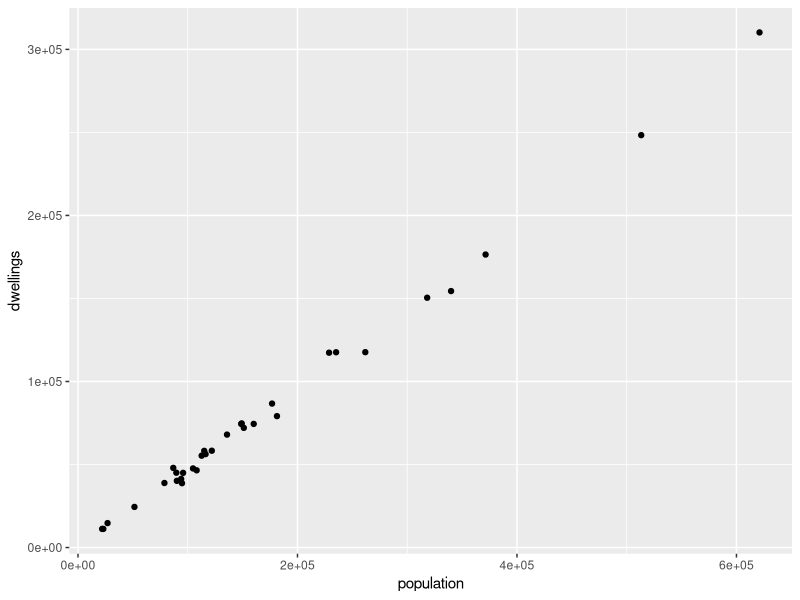

R code for this plot:
# Exercise 2 - 2 datasets from a datacart and scatter

# trying tidyverse - there's an alternative exercise without it

library(tidyverse)
library(ggplot2)

# as with the previous exercise,  bring in the data

housing_pop <- read.csv("data/exercise_2_data_1.csv", stringsAsFactors = F)

# sort the data out - using dplyr this time  - rename those long column names

housing_pop_clean <- housing_pop %>%
                rename(population = 3) %>%
                rename(dwellings = 4) %>%
                select(2:4)
                
# now we draw a scatterplot - notice we aren't using tidy data now -
# to draw a scatterplot we need two columns - data should be as wide as it needs to be, no wider
scatterplot <-ggplot(housing_pop_clean, aes(x=population, y = dwellings)) +
                geom_point()

scatterplot





